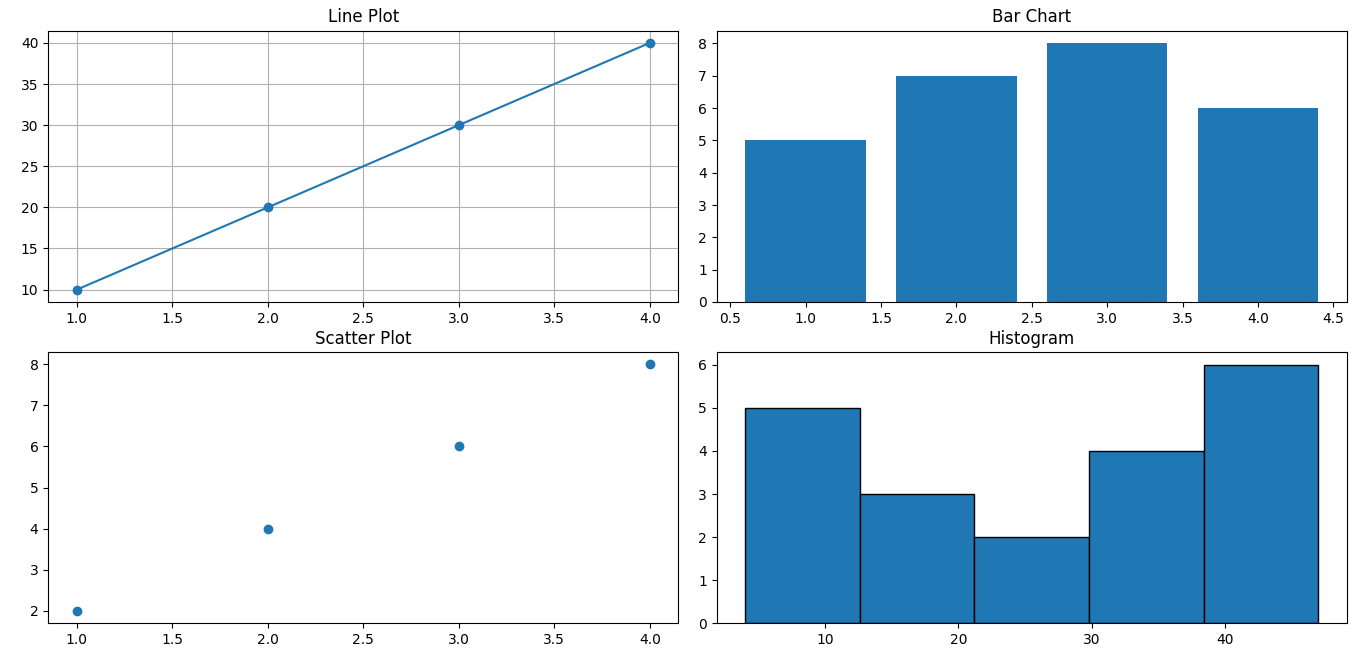

Recreate this plot in Python.
# Author: Saloni Tiwari
# Topic: Subplots (Dashboard Visualization)
# Day: 07
# Description: Combine multiple plots in one figure (dashboard style)

import matplotlib.pyplot as plt
import numpy as np

# Data
x = [1, 2, 3, 4]

line_data = [10, 20, 30, 40]
bar_data = [5, 7, 8, 6]
scatter_x = [1, 2, 3, 4]
scatter_y = [2, 4, 6, 8]
hist_data = np.random.randint(0, 50, 20)

# Create figure
plt.figure(figsize=(12, 8))

# 1️⃣ Line Plot
plt.subplot(2, 2, 1)
plt.plot(x, line_data, marker='o')
plt.title("Line Plot")
plt.grid(True)

# 2️⃣ Bar Chart
plt.subplot(2, 2, 2)
plt.bar(x, bar_data)
plt.title("Bar Chart")

# 3️⃣ Scatter Plot
plt.subplot(2, 2, 3)
plt.scatter(scatter_x, scatter_y)
plt.title("Scatter Plot")

# 4️⃣ Histogram
plt.subplot(2, 2, 4)
plt.hist(hist_data, bins=5, edgecolor='black')
plt.title("Histogram")

# Layout adjustment
plt.tight_layout()

# Save graph
plt.savefig("day07_multiple_visualizations_dashboard.png")

# Show graph
plt.show()
